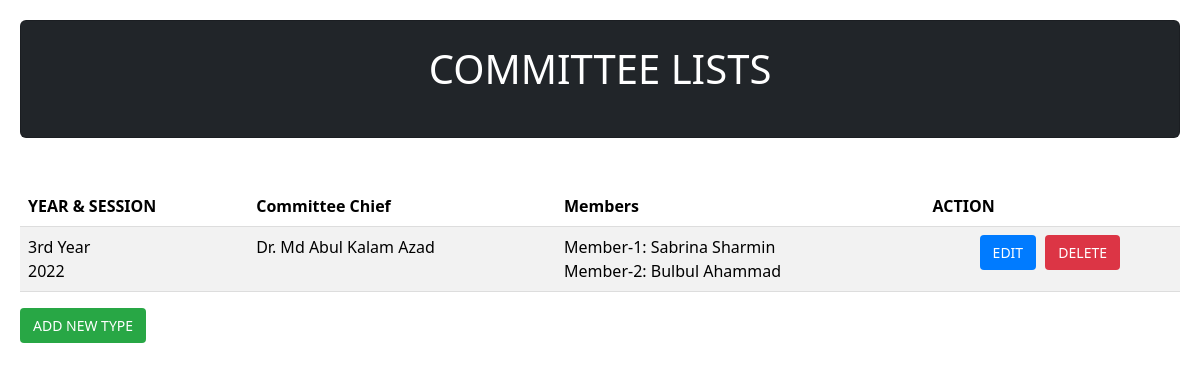
/day4app/committee/, run on the app's committed database.
### day4app/models.py (models this page shows)
class ExamCommittee(models.Model):
    year=models.CharField(max_length=100)
    session=models.CharField(max_length=100)
    committee_chief = models.CharField(max_length=100)
    member_1=models.CharField(max_length=100)
    member_2=models.CharField(max_length=100)

### day4app/views.py (the view)
# urls.py: path('committee/', views.committee_list, name='committee_list'),
def committee_list(request):
    committee = ExamCommittee.objects.all()
    return render(request, 'day4/committee_list.html', {'committee': committee})

### templates/day4/committee_list.html (shortened to what this page needs)
<!DOCTYPE html>
<html lang="en">
<head>
  <link href="https://cdn.jsdelivr.net/npm/bootstrap@5.3.2/dist/css/bootstrap.min.css" rel="stylesheet">
</head>
<body>
  <div class=" d-block p-2 bg-dark card p-4 mb-5">
  <h1 class="text-white text-center">COMMITTEE LISTS</h1>
    </div>
  <table class="table table-striped">
    <thead>
      <tr>
        <th>YEAR & SESSION</th>
        <th>Committee Chief</th>
        <th>Members</th>
        <th>ACTION</th>
      </tr>
    </thead>
    <tbody>
      {% for i in committee %}
      <tr>
        <td>{{i.year}}<br/>{{i.session}}</td>
        <td>{{i.committee_chief}}</td>
        <td>Member-1: {{i.member_1}}<br/>Member-2: {{i.member_2}}</td>
        <td>
          <a href="{% url 'edit_committee' i.id %}" class="btn btn-edit">EDIT</a>
          <a href="{% url 'delete_committee' i.id %}" class="btn btn-delete">DELETE</a>
        </td>
      </tr>
      {% endfor %}
    </tbody>
  </table>
  <a href="{% url 'add_committee' %}" class="btn btn-add">ADD NEW TYPE</a>
</body>
</html>

### templates/day4/committee_list.html (style rules this page uses)
body { padding: 20px; }
h1 { margin-bottom: 20px; }
table { width: 100%; border-collapse: collapse; margin-bottom: 20px; }
th, td { padding: 8px; text-align: left; border-bottom: 1px solid #ddd; }
th { background-color: #f2f2f2; }
td:last-child { text-align: center; }
a { text-decoration: none; margin-right: 5px; }
.btn { padding: 6px 12px; font-size: 14px; border-radius: 4px; }
.btn-edit { background-color: #007bff; color: #fff; }
.btn-delete { background-color: #dc3545; color: #fff; }
.btn-add { background-color: #28a745; color: #fff; }

### data on the page
ExamCommittee: year "3rd Year", session "2022", committee_chief "Dr. Md Abul Kalam Azad", member_1 "Sabrina Sharmin", member_2 "Bulbul Ahammad"
